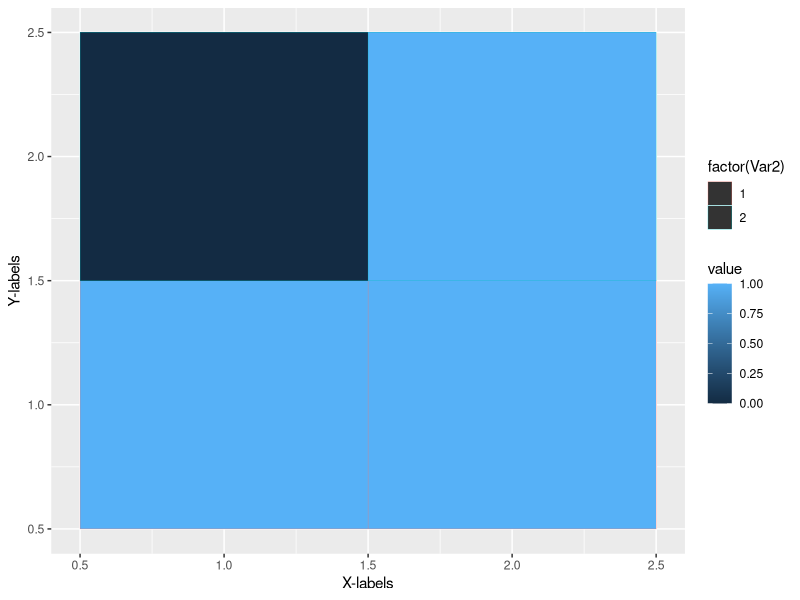

Here is the R script that generated this plot:
library(reshape2)
library(ggplot2)
#rnorm(4)
mat = matrix( round(runif(4,0,1)),2)
m = melt(mat)
g = ggplot(m, aes(x=Var1, y=Var2, fill=value,group=factor(Var2),colour=factor(Var2)))+
  xlab('X-labels')+
  ylab("Y-labels")

g1=g+geom_tile(); print(g1)